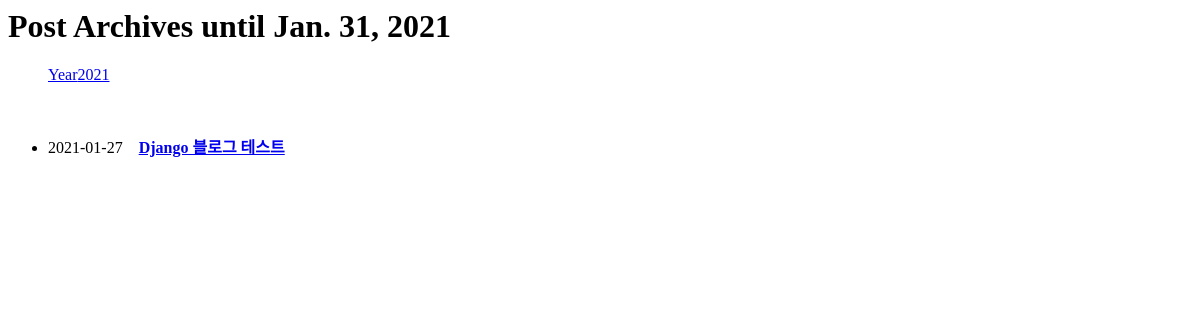
/blog/archive/, run on an earlier commit of the app's database.
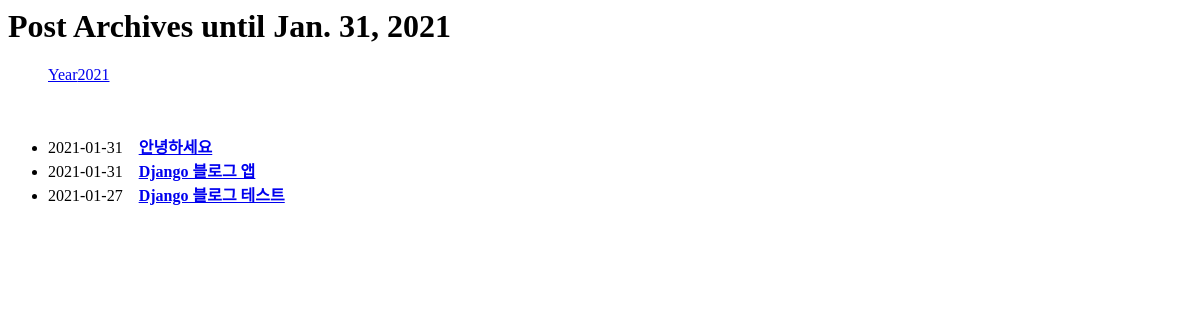
And on a later commit of the database.
### blog/models.py (models this page shows, shortened)
class Post(models.Model) :
    title = models.CharField(verbose_name="TITLE", max_length=50)
    slug = models.SlugField('SLUG', unique=True, allow_unicode=True, help_text='one word for title alias.')
    description = models.CharField('DESCRIPTION', max_length=100, blank=True, help_text='simple description text')
    content = models.TextField('CONTENT')
    create_dt = models.DateTimeField('CREATE DATE', auto_now_add=True)
    modify_dt = models.DateTimeField('MODIFY DATE', auto_now=True)
    class Meta :
        verbose_name = 'post'
        verbose_name_plural ='posts'
        db_table = 'blog_posts'
        ordering = ('-modify_dt',)
    def get_absolute_url(self) :
        return reverse('blog:post_detail', args=(self.slug,))

### blog/views.py (the view)
# urls.py: path('archive/', views.PostAV.as_view(), name='post_archive'),
class PostAV(ArchiveIndexView) :
    model = Post
    date_field = 'modify_dt'

### blog/templates/blog/post_archive.html (shortened to what this page needs)
<h1>Post Archives until {% now "N d, Y" %}</h1>
<ul>
    {% for date in date_list %}
        <li style="display: inline;">
            <a href="{% url 'blog:post_year_archive' date|date:'Y' %}">Year{{ date|date:"Y" }}</a>
        </li>
    {% endfor %}
</ul>
<div>
    <ul>
        {% for post in object_list %}
            <li>
                {{ post.modify_dt|date:"Y-m-d" }}&nbsp;&nbsp;&nbsp;
                <a href="{{ post.get_absolute_url }}"><strong>{{ post.title }}</strong></a>
            </li>
        {% endfor %}
    </ul>
</div>

What changed in the data, as far as the page shows it:
added Post: modify_dt "2021-01-31", title "안녕하세요"
added Post: modify_dt "2021-01-31", title "Django 블로그 앱"
